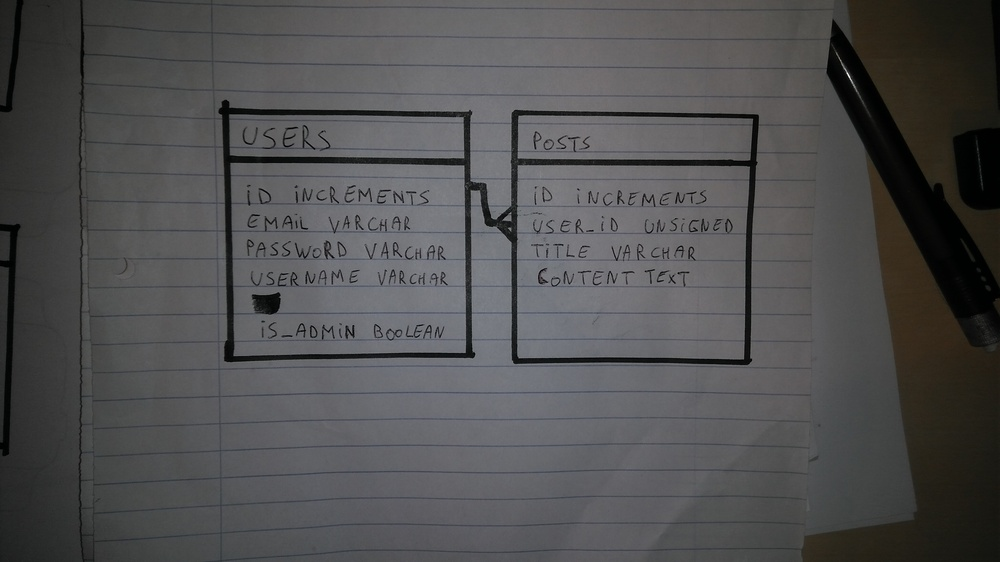
#> input picture images/relation4.jpg, 1000 x 562 px, shrunk from 3840 x 2160 before the run
$ python corner.py
#> lines starting #> are read from the running program, lines starting #| are printed output that depends on the picture; after the words box and inside, x2 and y2 are one past the last pixel; in counts of white or black regions, pixels touching at a corner belong together
import cv2
import numpy as np

filename = 'images/relation4.jpg'
img = cv2.imread(filename)
#> img is the input picture: shape (562, 1000, 3); mean B, G, R 80.7, 79.9, 80.2
gray = cv2.cvtColor(img,cv2.COLOR_BGR2GRAY)

gray = np.float32(gray)
dst = cv2.cornerHarris(gray,2,3,0.04)

#result is dilated for marking the corners, not important
dst = cv2.dilate(dst,None)
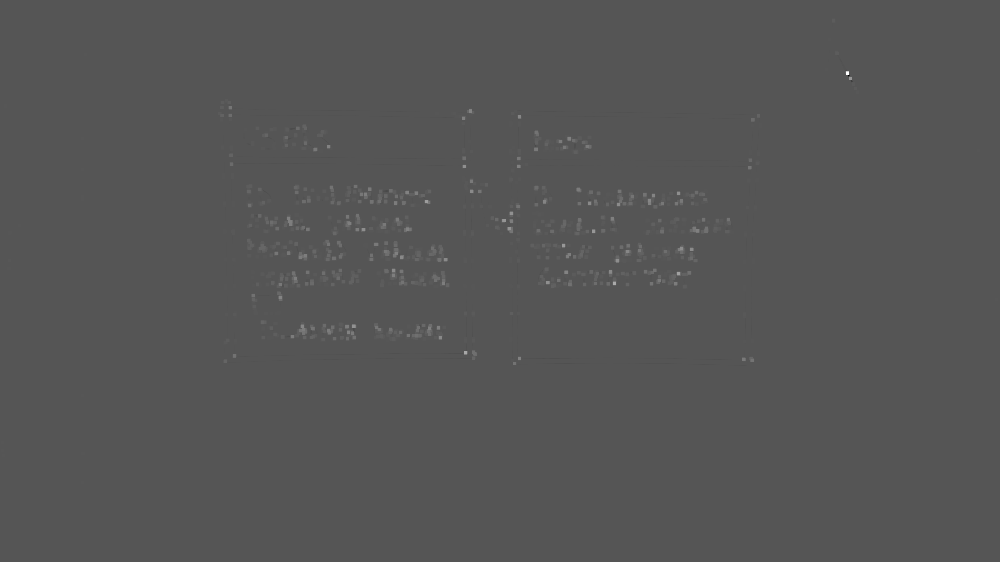
#> dst: shape (562, 1000) float32; min -9375230, max 18604512, mean 31071; drawn with min black and max white

# Threshold for an optimal value, it may vary depending on the image.
img[dst>0.01*dst.max()]=[0,0,255]
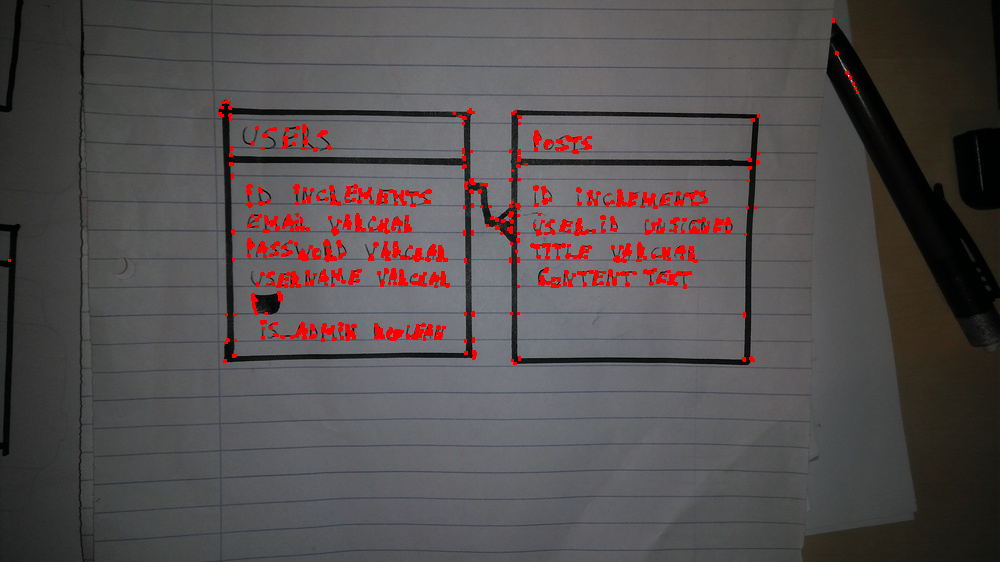
#> img: shape (562, 1000, 3); 2.34% of pixels changed, all inside (x1, y1, x2, y2) = (8, 18, 859, 365)

cv2.imshow('dst',img)
if cv2.waitKey(0) & 0xff == 27:
#> (key Esc is pressed here)
    cv2.destroyAllWindows()

cv2.imwrite('corner.jpg',img)

$ run again, with images/relation2.jpg copied over images/relation4.jpg
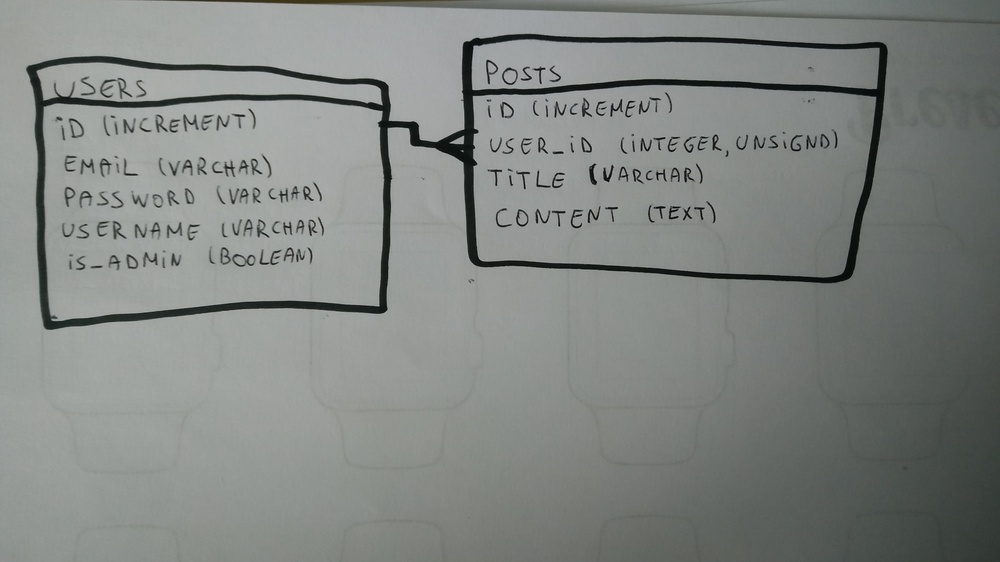
#> input picture images/relation2.jpg, 1000 x 562 px, shrunk from 3840 x 2160 before the run
#> img is the input picture: shape (562, 1000, 3); mean B, G, R 130.3, 133.3, 129.3
#> `dst = cv2.dilate(dst,None)`:
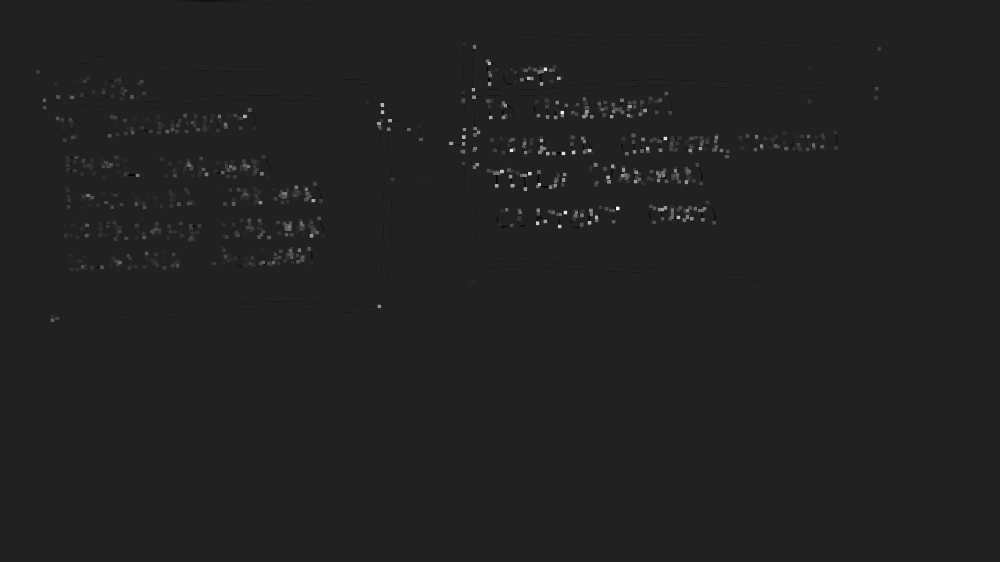
#> dst: shape (562, 1000) float32; min -5545176, max 36406604, mean 120378.9; drawn with min black and max white
#> `img[dst>0.01*dst.max()]=[0,0,255]`:
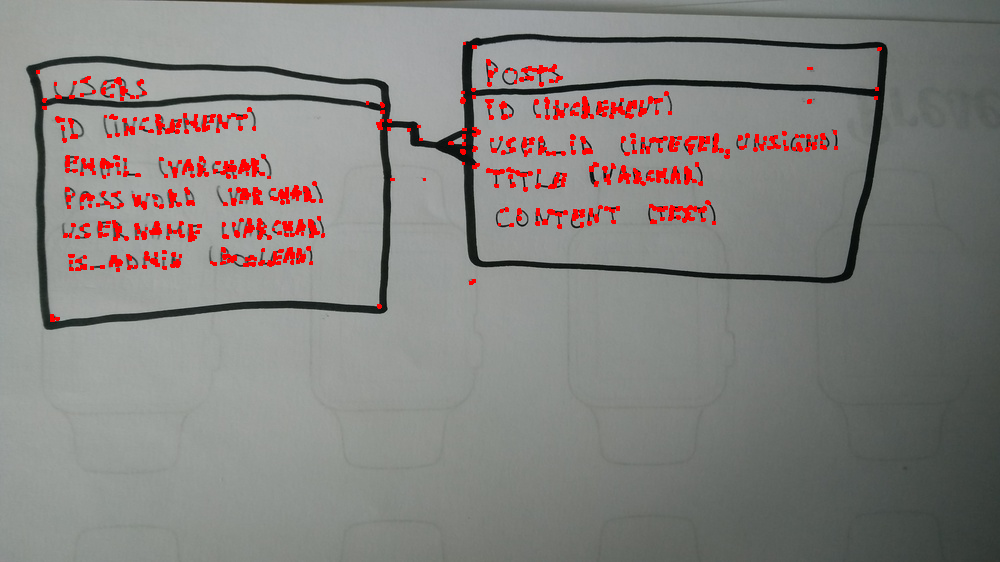
#> img: shape (562, 1000, 3); 2.72% of pixels changed, all inside (x1, y1, x2, y2) = (36, 42, 882, 322)

$ run again, with images/relation3.jpg copied over images/relation4.jpg
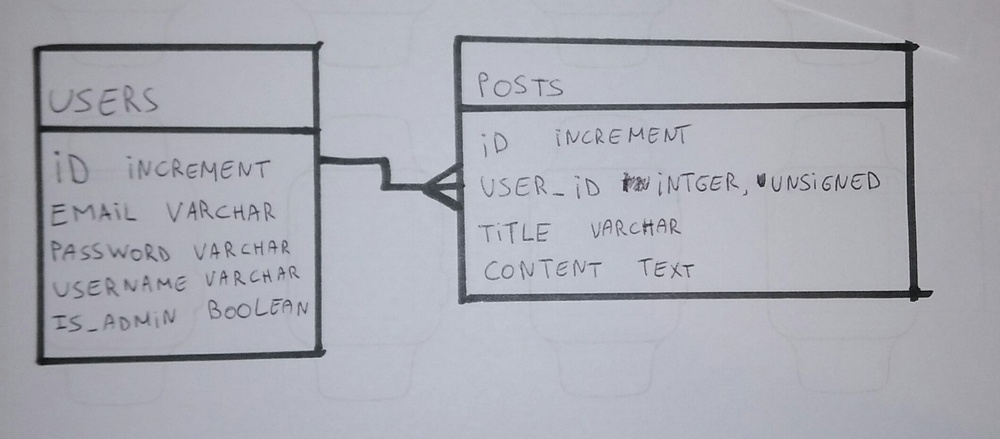
#> input picture images/relation3.jpg, 1000 x 439 px, shrunk from 2116 x 929 before the run
#> img is the input picture: shape (439, 1000, 3); mean B, G, R 179.6, 170.7, 169.4
#> `dst = cv2.dilate(dst,None)`:
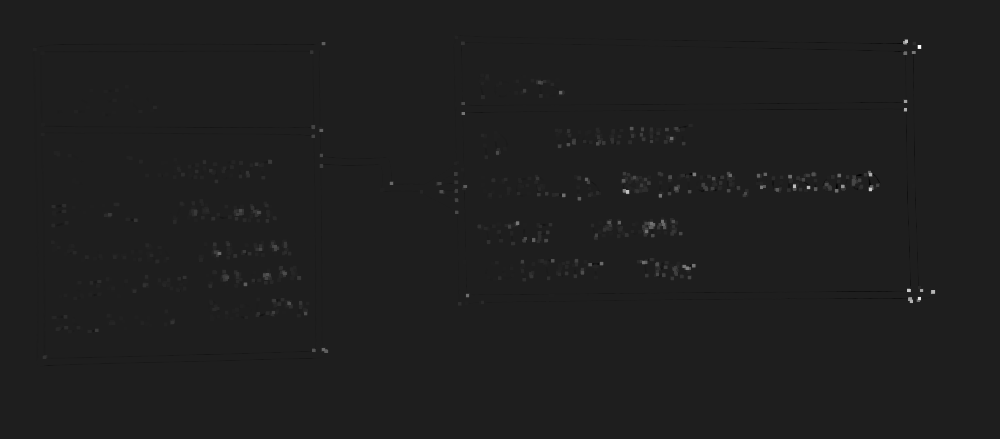
#> dst: shape (439, 1000) float32; min -4739324, max 35460572, mean 65400.7; drawn with min black and max white
#> `img[dst>0.01*dst.max()]=[0,0,255]`:
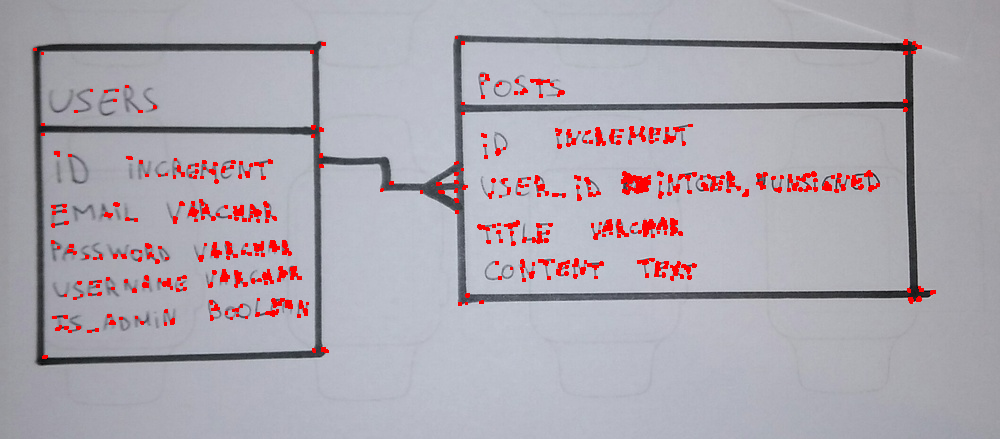
#> img: shape (439, 1000, 3); 2.57% of pixels changed, all inside (x1, y1, x2, y2) = (33, 36, 936, 359)

$ run again, with images/relation5.jpg copied over images/relation4.jpg
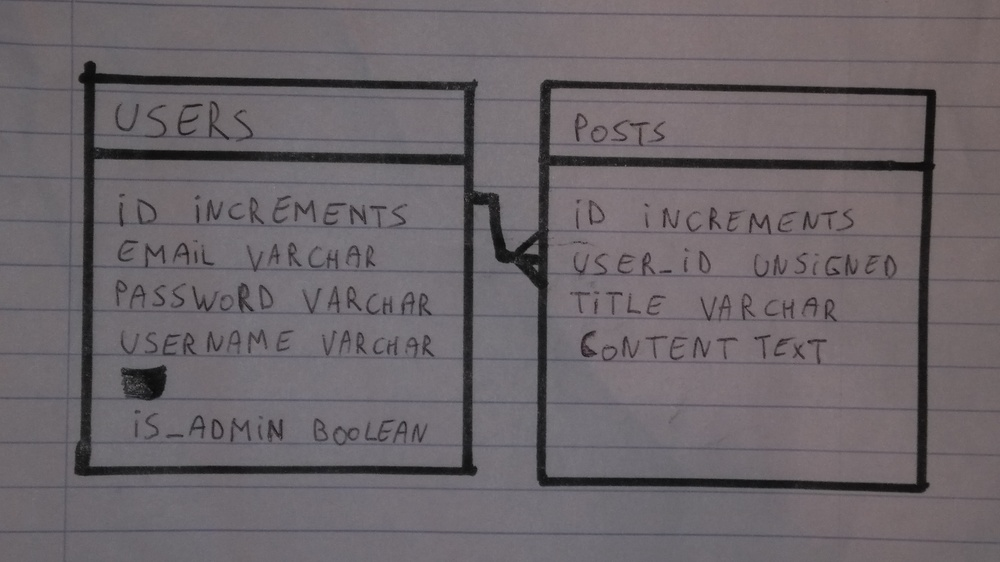
#> input picture images/relation5.jpg, 1000 x 562 px, shrunk from 3840 x 2160 before the run
#> img is the input picture: shape (562, 1000, 3); mean B, G, R 105.7, 101.3, 107.8
#> `dst = cv2.dilate(dst,None)`:
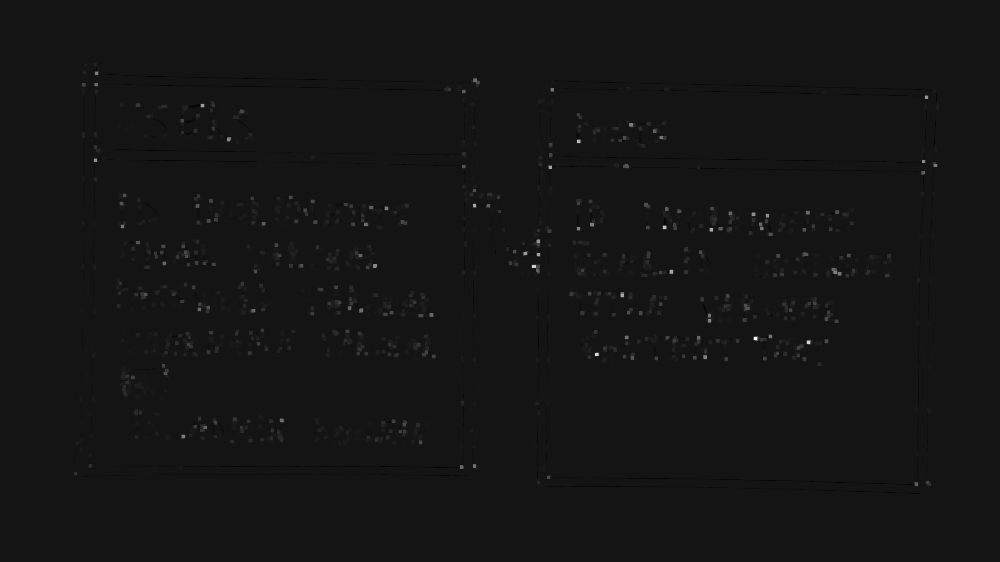
#> dst: shape (562, 1000) float32; min -250793.1, max 2878905, mean 6812.7; drawn with min black and max white
#> `img[dst>0.01*dst.max()]=[0,0,255]`:
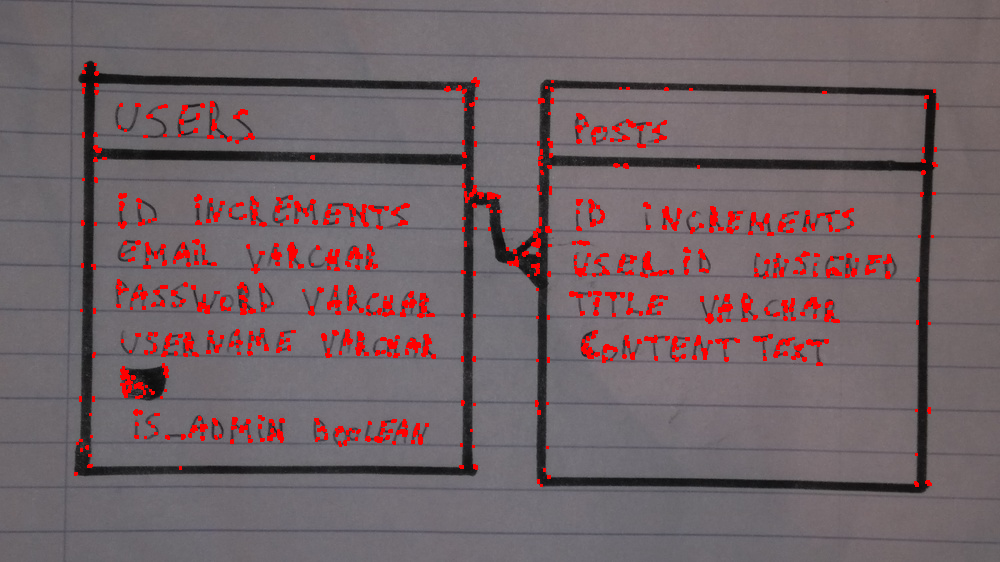
#> img: shape (562, 1000, 3); 3.58% of pixels changed, all inside (x1, y1, x2, y2) = (74, 63, 939, 487)
